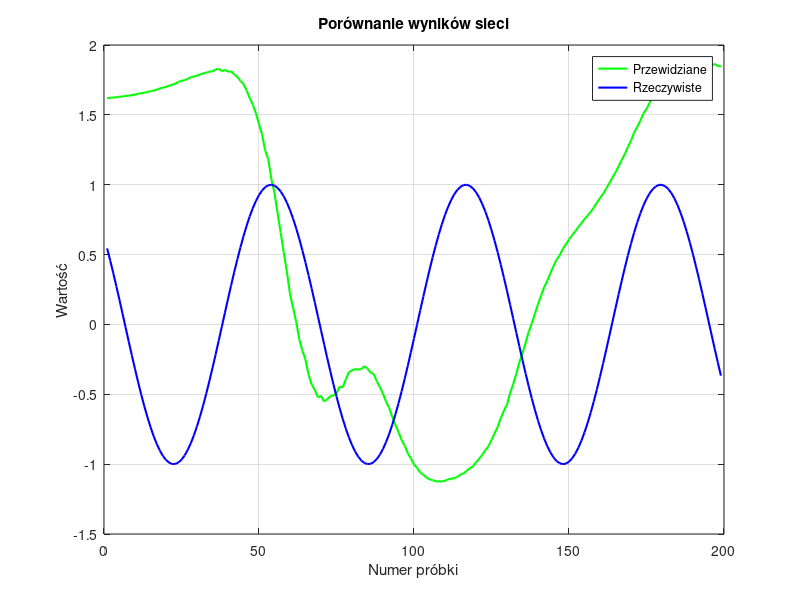

The MATLAB source for this figure:
clc
clear all
close all
warning off

function [y] = tansig(x)
    y = tanh(x);
end

function [y] = purelin(x)
    y = x;
end

function [mse_ex] = mse(error)
    mse_ex = mean(error .^ 2);
end

load train_data.mat
x = train_data';
xt = test_data';

epochs = 2;
learning_rate = 0.01;
%wagi i biasy

load init_weights.mat
w1 = wh1';
w2 = wh2';
w3 = wo';
b1 = b1';
b2 = b2';
b3 = bo';

%forward pass
tic;

for epoch = 1:epochs
    z1 = w1 * x + b1;
    a1 = tansig(z1);
    z2 = w2 * a1 + b2;
    a2 = tansig(z2);
    z3 = w3 * a2 + b3;
    y_predict = purelin(z3);

    % obliczanie bledu
    error = y_predict - y;
    mse_error = mse(error);
    disp(['MSE treningowe (epoka ', num2str(epoch), '): ', num2str(mse_error)]);

    %if mse_ex < tolerance
    %    break
    %end

    dw3 = error;
    dw2 = (w3' * dw3) .* (1 - a2 .^ 2);
    dw1 = (w2' * dw2) .* (1 - a1 .^ 2);

    gw3 = (dw3 * a2') / size(x, 2);
    gw2 = (dw2 * a1') / size(x, 2);
    gw1 = (dw1 * x') / size(x, 2);

    gb3 = sum(dw3, 2) / size(x, 2);
    gb2 = sum(dw2, 2) / size(x, 2);
    gb1 = sum(dw1, 2) / size(x, 2);

    w1 = w1 - learning_rate * gw1;
    w2 = w2 - learning_rate * gw2;
    w3 = w3 - learning_rate * gw3;

    b1 = b1 - learning_rate * gb1;
    b2 = b2 - learning_rate * gb2;
    b3 = b3 - learning_rate * gb3;
end

tr_time = toc;

%dane testowe
z1_test = w1 * xt + b1;
a1_test = tansig(z1_test);
z2_test = w2 * a1_test + b2;
a2_test = tansig(z2_test);
z3_test = w3 * a2_test + b3;
ynn = purelin(z3_test);

% nie było y_test w zestawie danych, takze poki co uzywam y
test_error = ynn - y;
mse_test_error = mse(test_error);
disp(['MSE testowe: ', num2str(mse_test_error)]);

figure(2);
plot(ynn, 'g', 'LineWidth', 1.5);
hold on;
plot(y, 'b', 'LineWidth', 1.5);
grid on;
legend('Przewidziane', 'Rzeczywiste', 'Location', 'best');
xlabel('Numer próbki');
ylabel('Wartość');
title('Porównanie wyników sieci');
box on;

disp('-------------------------------');
disp(['Czas treningu: ', num2str(tr_time), ' sekund']);
disp(['Błąd MSE (testowe): ', num2str(mse_test_error)]);
disp('-------------------------------');
wh1
